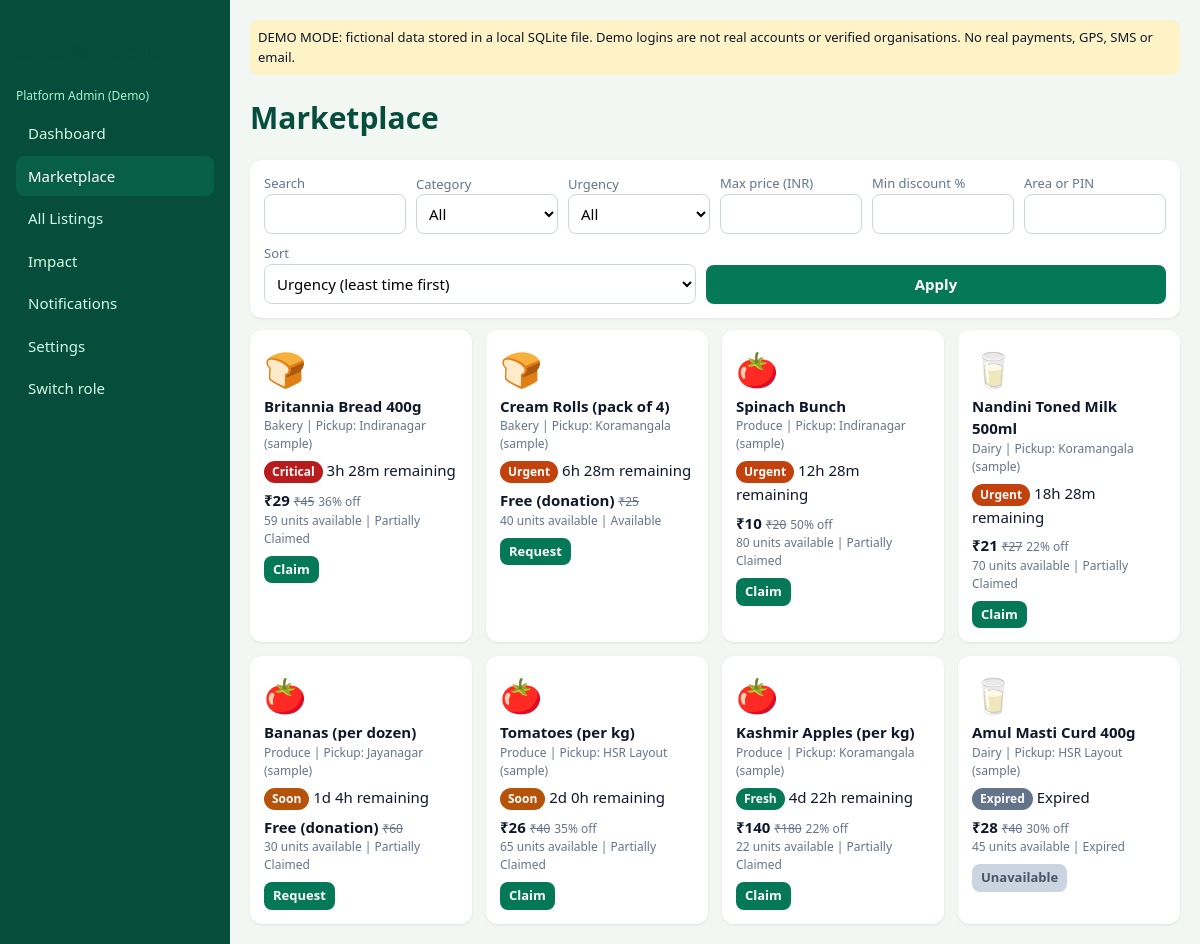
/market (signed in), run on the app's committed database.
### tables this page shows
CREATE TABLE users(id TEXT PRIMARY KEY,name,role,area,cats,need INT,radius INT);

CREATE TABLE listings(id TEXT PRIMARY KEY,seller,name,cat,orig REAL,cost REAL,qty INT,price REAL,
  minp REAL,exp REAL,mode,area,batch,stor,ver,created REAL,removed INT DEFAULT 0,a24 INT DEFAULT 0,a6 INT DEFAULT 0,x0 INT DEFAULT 0);

### app.py (the view)
@app.get("/market")
@need()
def market():
    u = me()
    f = {k: request.args.get(k, "").strip() for k in ("q", "cat", "urg", "maxp", "mind", "area")}
    f["sort"] = request.args.get("sort", "urgency")
    def num(x):
        try: return float(x)
        except ValueError: return None
    mp, md = num(f["maxp"]), num(f["mind"])
    L = [l for l in q("SELECT * FROM listings WHERE removed=0")
         if u["role"] not in ("buyer", "ngo") or (l["mode"] == "donate") == (u["role"] == "ngo")]
    L = [l for l in L if (not f["q"] or f["q"].lower() in l["name"].lower()) and (not f["cat"] or l["cat"] == f["cat"])
         and (not f["urg"] or urg(l)[0] == f["urg"]) and (mp is None or l["price"] <= mp) and (md is None or dp(l) >= md)
         and (not f["area"] or f["area"].lower() in l["area"].lower() or f["area"] == AREA[l["area"]][2])]
    key = {"price": lambda l: l["price"], "discount": lambda l: -dp(l), "qty": lambda l: -avail(l),
           "dist": lambda l: 0 if l["area"] == u["area"] else 1}.get(f["sort"], lambda l: l["exp"])
    L.sort(key=lambda l: (0 if claimable(l) else 1, key(l)))
    return render_template("market.html", items=L, f=f)

### app.py (called while the page is built, shortened)
def db():
    if "db" not in g:
        g.db = sqlite3.connect(DB, timeout=10, isolation_level=None)
        g.db.row_factory = sqlite3.Row
    return g.db

@app.teardown_appcontext
def _close(e):
    d = g.pop("db", None)
    if d:
        d.close()

def q(sql, a=()):
    return db().execute(sql, a).fetchall()

def q1(sql, a=()):
    return db().execute(sql, a).fetchone()

def cf():
    return {r["k"]: r["v"] for r in q("SELECT * FROM cfg")}

def inr(n):
    n = round(float(n or 0), 2)
    neg = n < 0
    w, d = f"{abs(n):.2f}".split(".")
    return Markup(("-" if neg else "") + "&#8377;" + w + ("" if d == "00" else "." + d))

def hrs(l):
    return (l["exp"] - time.time()) / H

def claimed(l):
    return q1("SELECT COALESCE(SUM(qty),0) s FROM claims WHERE lid=? AND status!='rejected'", (l["id"],))["s"]

def avail(l):
    return max(0, l["qty"] - claimed(l))

def claimable(l):
    return not l["removed"] and hrs(l) > 0 and avail(l) > 0

def dp(l):
    return 100 if l["mode"] == "donate" else (round((1 - l["price"] / l["orig"]) * 100) if l["orig"] > 0 else 0)

def urg(l):
    h, c = hrs(l), cf()
    if h <= 0: return ("grey", "Expired")
    if h < c["red"]: return ("red", "Critical")
    if h < c["orange"]: return ("orange", "Urgent")
    if h <= c["amber"]: return ("amber", "Soon")
    return ("green", "Fresh")

def left(t):
    s = t - time.time()
    if s <= 0: return "Expired"
    m = int(s // 60); d = m // 1440; h = m % 1440 // 60
    if d >= 1: return f"{d}d {h}h remaining"
    if h >= 1: return f"{h}h {m % 60}m remaining"
    return f"{m}m {int(s % 60)}s remaining"

def status(l):
    if l["removed"]: return "Removed"
    cs = q("SELECT * FROM claims WHERE lid=? AND status!='rejected'", (l["id"],))
    n = sum(c["qty"] for c in cs)
    if n >= l["qty"] and n > 0:
        if all(c["status"] == "completed" for c in cs):
            return "Donated" if l["mode"] == "donate" else "Completed"
        return "Pending Pickup" if any(c["status"] == "approved" for c in cs) else "Claimed"
    if l["exp"] <= time.time(): return "Expired"
    return "Partially Claimed" if n else "Available"

def me():
    uid = session.get("uid")
    return q1("SELECT * FROM users WHERE id=?", (uid,)) if uid else None

@app.before_request
def _b():
    if request.endpoint != "static":
        sweep()

### templates/market.html
{% extends "base.html" %}
{% from "macros.html" import badge,cd with context %}
{% block body %}<h1>{{ 'Donation listings' if me.role=='ngo' else 'Marketplace' }}</h1>
<form class="card row" method="get" style="margin-bottom:12px">
<div><label>Search</label><input name="q" value="{{f.q}}"></div>
<div><label>Category</label><select name="cat"><option value="">All</option>{% for c in CATS %}<option {{ 'selected' if f.cat==c }}>{{c}}</option>{% endfor %}</select></div>
<div><label>Urgency</label><select name="urg">{% for v,t in [('','All'),('red','Critical'),('orange','Urgent'),('amber','Soon'),('green','Fresh')] %}<option value="{{v}}" {{ 'selected' if f.urg==v }}>{{t}}</option>{% endfor %}</select></div>
<div><label>Max price (INR)</label><input name="maxp" type="number" value="{{f.maxp}}"></div>
<div><label>Min discount %</label><input name="mind" type="number" value="{{f.mind}}"></div>
<div><label>Area or PIN</label><input name="area" value="{{f.area}}"></div>
<div><label>Sort</label><select name="sort">{% for v,t in [('urgency','Urgency (least time first)'),('price','Lowest price'),('discount','Highest discount'),('qty','Quantity'),('dist','Nearest area first')] %}<option value="{{v}}" {{ 'selected' if f.sort==v }}>{{t}}</option>{% endfor %}</select></div>
<button class="btn">Apply</button></form>
<div class="grid">{% for l in items %}<div class="card"><div class="ico">{{ ICON[l.cat]|safe }}</div><b>{{l.name}}</b>
<div class="sub">{{l.cat}} | Pickup: {{l.area}} (sample)</div><div style="margin:6px 0">{{badge(l)}} {{cd(l)}}</div>
<div>{% if l.mode=='donate' %}<b>Free (donation)</b> <s class="sub">{{ inr(l.orig) }}</s>{% else %}<b>{{ inr(l.price) }}</b> <s class="sub">{{ inr(l.orig) }}</s> <span class="sub">{{ dp(l) }}% off</span>{% endif %}</div>
<div class="sub">{{ avail(l) }} units available | {{ status(l) }}</div>
<a class="btn s {{ '' if hrs(l)>0 and avail(l)>0 else 'x' }}" style="margin-top:8px" href="/listing/{{l.id}}">{{ ('Request' if l.mode=='donate' else 'Claim') if hrs(l)>0 and avail(l)>0 else 'Unavailable' }}</a></div>
{% else %}<div class="card">No listings match your filters.</div>{% endfor %}</div>{% endblock %}

### templates/base.html (shortened to what this page needs)
<!doctype html>
<html lang="en"><head><meta charset="utf-8"><meta name="viewport" content="width=device-width,initial-scale=1">
<title>SmartRescue</title><link rel="stylesheet" href="/static/style.css"></head><body>
{% if me %}
<div class="layout"><nav class="side"><h2>SmartRescue</h2><div class="u sub" style="color:#a7f3d0;margin-bottom:8px">{{ me.name }}</div>
{% for u,t in nav %}<a href="{{u}}" class="{{ 'on' if request.path==u }}">{{t}}{% if u=='/notifs' and unread %} ({{unread}}){% endif %}</a>{% endfor %}
<a href="/logout">Switch role</a></nav>
<main class="main"><div class="warn">DEMO MODE: fictional data stored in a local SQLite file. Demo logins are not real accounts or verified organisations. No real payments, GPS, SMS or email.</div>
{% block body %}{% endblock %}</main></div>
{% else %}{% block public %}{% endblock %}{% endif %}
<script src="/static/app.js"></script></body></html>

### templates/macros.html (shortened to what this page needs)
{% macro badge(l) %}{% set u=urg(l) %}<span class="b {{u[0]}}">{{u[1]}}</span>{% endmacro %}
{% macro cd(l) %}<span data-exp="{{l.exp}}">{{ left(l.exp) }}</span>{% endmacro %}

### static/style.css (style rules this page uses)
:root { --g:#047857;--f:#064e3b;--bg:#f2f7f4;--t:#0f172a;--m:#64748b;--l:#e2e8f0 }
* { box-sizing:border-box }
body { margin:0;font:15px/1.5 system-ui,Segoe UI,Roboto,sans-serif;background:var(--bg);color:var(--t) }
button,input,select,textarea { font:inherit }
a { color:var(--g) }
.btn { display:inline-block;background:var(--g);color:#fff;border:0;border-radius:8px;padding:8px 14px;cursor:pointer;font-weight:600;text-decoration:none }
.btn.s { padding:4px 9px;font-size:13px }
.btn.x { background:#cbd5e1;color:#475569 }
input,select,textarea { border:1px solid #cbd5e1;border-radius:8px;padding:8px;width:100%;background:#fff }
label { font-size:13px;color:var(--m);display:block }
.layout { display:flex;min-height:100vh }
.side { width:230px;background:var(--f);color:#fff;padding:16px;flex-shrink:0 }
.side a { display:block;padding:9px 12px;border-radius:8px;color:#d1fae5;text-decoration:none;margin:2px 0 }
.side a.on,.side a:hover { background:#065f46;color:#fff }
.main { flex:1;padding:20px;min-width:0 }
.grid { display:grid;gap:14px;grid-template-columns:repeat(auto-fill,minmax(210px,1fr)) }
.card { background:#fff;border-radius:12px;padding:14px;box-shadow:0 1px 3px rgba(0,0,0,.08) }
.sub { font-size:12px;color:var(--m) }
.b { padding:2px 8px;border-radius:99px;font-size:12px;font-weight:700;color:#fff;display:inline-block }
.green { background:#047857 }
.amber { background:#b45309 }
.orange { background:#c2410c }
.red { background:#b91c1c }
.grey { background:#64748b }
.warn { background:#fef3c7;border-radius:8px;padding:8px;font-size:13px;margin-bottom:12px }
.row { display:flex;gap:10px;flex-wrap:wrap;align-items:end }
.row>* { flex:1;min-width:130px }
.ico { font-size:34px }
h1,h2,h3 { color:var(--f) }

### data on the page
users: name "Platform Admin (Demo)", role "Marketplace"
listings: cat "🍞", name "Britannia Bread 400g", cat "Bakery", area "Indiranagar", u "Critical", price "₹29", orig "₹45", dp "36", avail "59", status "Partially Claimed", mode "Claim"
listings: cat "🍞", name "Cream Rolls (pack of 4)", cat "Bakery", area "Koramangala", u "Urgent", orig "₹25", qty "40", status "Available", mode "Request"
listings: cat "🍅", name "Spinach Bunch", cat "Produce", area "Indiranagar", u "Urgent", price "₹10", orig "₹20", dp "50", avail "80", status "Partially Claimed", mode "Claim"
listings: cat "🥛", name "Nandini Toned Milk 500ml", cat "Dairy", area "Koramangala", u "Urgent", price "₹21", orig "₹27", dp "22", avail "70", status "Partially Claimed", mode "Claim"
listings: cat "🍅", name "Bananas (per dozen)", cat "Produce", area "Jayanagar", u "Soon", orig "₹60", avail "30", status "Partially Claimed", mode "Request"
listings: cat "🍅", name "Tomatoes (per kg)", cat "Produce", area "HSR Layout", u "Soon", price "₹26", orig "₹40", dp "35", avail "65", status "Partially Claimed", mode "Claim"
listings: cat "🍅", name "Kashmir Apples (per kg)", cat "Produce", area "Koramangala", u "Fresh", price "₹140", orig "₹180", dp "22", avail "22", status "Partially Claimed", mode "Claim"
listings: cat "🥛", name "Amul Masti Curd 400g", cat "Dairy", area "HSR Layout", u "Expired", price "₹28", orig "₹40", dp "30", qty "45", status "Expired", mode "Unavailable"

### other printed values
{{ t }} "Dashboard" "Marketplace" "All Listings" "Impact" "Notifications" "Settings"
form field urg "All"
form field sort "Urgency (least time first)"
